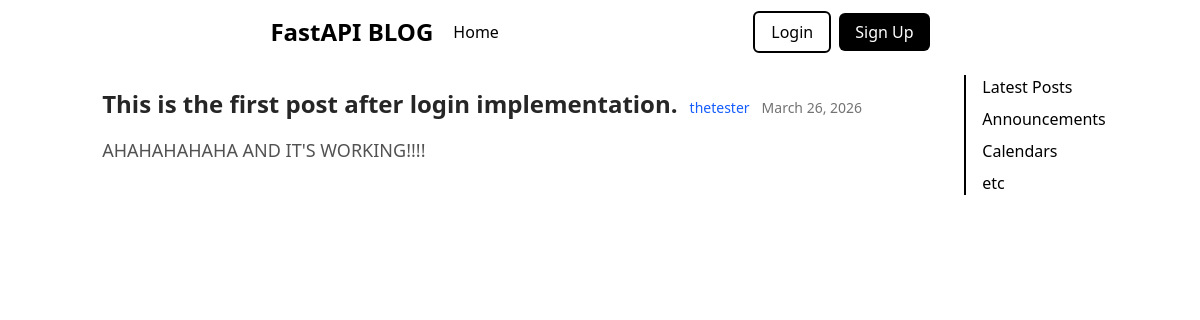
The page /posts/2 on the database its author committed.
### models.py (models this page shows, shortened)
class Post(Base):
    __tablename__ = "posts"
    id: Mapped[int] = mapped_column(Integer, primary_key=True, index=True)
    title: Mapped[str] = mapped_column(String(100), nullable=False)
    content: Mapped[str] = mapped_column(Text, nullable=False)
    user_id: Mapped[int] = mapped_column(
            ForeignKey("users.id"),
            nullable=False,
            index=True,
    )
    date_posted: Mapped[datetime] = mapped_column(
            DateTime(timezone=True),
            default=lambda : datetime.now(UTC),
    )
    author: Mapped[User] = relationship(back_populates="posts")

class User(Base):
    __tablename__ = "users"
    id: Mapped[int] = mapped_column(Integer, primary_key=True, index=True)
    username: Mapped[str] = mapped_column(String(50), unique=True, nullable=False)
    email: Mapped[str] = mapped_column(String(120), unique=True, nullable=False)
    password_hash: Mapped[str] = mapped_column(String(200), unique=True, nullable=False)
    image_file: Mapped[str | None] = mapped_column(
            String(200),
            nullable=True,
            default=None,
    )
    posts: Mapped[list[Post]] = relationship(back_populates="author", cascade="all, delete-orphan")

### main.py (the view)
@app.get("/posts/{post_id}", include_in_schema=False, name="post")
async def post_page(request: Request, post_id: int, db: Annotated[AsyncSession, Depends(get_db)]):
    result = await db.execute(select(models.Post).options(selectinload(models.Post.author)).where(models.Post.id == post_id))
    post = result.scalars().first()
    if post:
        title = post.title[:50]
        return templates.TemplateResponse(request, "pages/post.html", {"post": post, "title": title})
    raise HTTPException(status_code=status.HTTP_404_NOT_FOUND, detail="Post not found")

### templates/pages/post.html (shortened to what this page needs)
{% extends "layouts/blank.html" %}
{% block content %}
<div x-data="{
        user: null,
        postId: {{ post.id }},
        postTitleToDelete: '{{ post.title }}',
        userId: {{ post.user_id }} }"
        x-init="
            if (window.getCurrentUser) {
                user = await getCurrentUser();
            } else {
                window.addEventListener('auth-ready', async () => {
                    user = await getCurrentUser();
                });
            }
        "
    class="flex flex-col rounded-xl p-6 bg-white">
  <div class="flex gap-3 items-baseline">
    <p class="font-bold text-neutral-800 text-2xl hover:underline cursor-pointer">{{ title }}</p>
    <a href={{ url_for("user_posts", user_id=post.author.id)}} class="text-sm text-blue-600 hover:text-blue-800 transition-colors">{{ post.author.username }}</a>
    <p class="text-sm font-light text-neutral-500">{{ post.date_posted.strftime("%B %d, %Y") }}</p>
  </div>
  <div class="py-4">
    <p class="text-lg text-neutral-600 leading-relaxed">{{ post.content }}</p>
  </div>
</div>
{% endblock %}

### rows shown on the page
Post: title "This is the first post after login implementation.", date_posted "March 26, 2026", content "AHAHAHAHAHA AND IT'S WORKING!!!!"
User: author.username "thetester"
